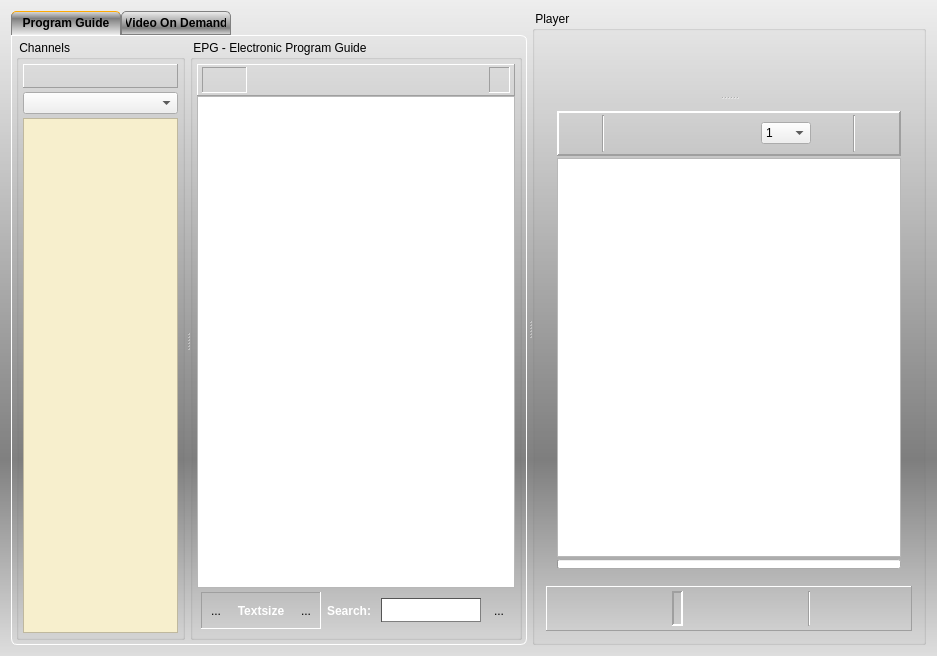
<?xml version="1.0" encoding="UTF-8"?>
<ui version="4.0">
 <class>Recorder</class>
 <widget class="QDialog" name="Recorder">
  <property name="geometry">
   <rect>
    <x>0</x>
    <y>0</y>
    <width>937</width>
    <height>656</height>
   </rect>
  </property>
  <property name="windowIcon">
   <iconset resource="../vlc-record.qrc">
    <normaloff>:/app/kartina</normaloff>:/app/kartina</iconset>
  </property>
  <property name="styleSheet">
   <string notr="true">QDialog#Recorder {
background-color: qlineargradient(spread:pad, x1:0, y1:0, x2:0, y2:1, stop:0 #eee, stop:0.7 grey, stop:1 #dedede);
}</string>
  </property>
  <property name="locale">
   <locale language="English" country="UnitedStates"/>
  </property>
  <layout class="QVBoxLayout" name="verticalLayout_4">
   <item>
    <widget class="QSplitter" name="vSplitterChanEpgPlay">
     <property name="styleSheet">
      <string notr="true">QSplitter#vSplitterChanEpgPlay::handle {
     image: url(:/png/v_split);
 }

 QSplitter#vSplitterChanEpgPlay::handle:horizontal {
     width: 5px;
 }

 QSplitter#vSplitterChanEpgPlay::handle:vertical {
     height: 5px;
 }

 QSplitter#vSplitterChanEpgPlay::handle:hover {
    image: url(:/png/v_split_hover);
 }

 QSplitter#vSplitterChanEpgPlay::handle:pressed {
    image: url(:/png/v_split_pressed);
 }
</string>
     </property>
     <property name="orientation">
      <enum>Qt::Horizontal</enum>
     </property>
     <widget class="QTabWidget" name="tabEpgVod">
      <property name="styleSheet">
       <string notr="true">QTabWidget#tabEpgVod {
  background-color: transparent;
}

QTabWidget::pane {
  background-color: transparent;
  border: 1px solid white;
  border-bottom-left-radius: 6px;
  border-bottom-right-radius: 6px;
  border-top-right-radius: 6px;
}

QTabWidget::tab-bar {
     alignment: left;
}

QTabBar::tab {
 background-color: qlineargradient(spread:pad, x1:0, y1:0, x2:0, y2:1, stop:0 #eee, stop:0.7 grey, stop:1 #dedede);
  border: 1px solid gray;
  border-top-left-radius: 5px;
  border-top-right-radius: 5px;
  min-width: 100px;
  padding: 4px;
  font: bold;
}

QTabBar::tab:selected {
  background-color: qlineargradient(spread:pad, x1:1, y1:1, x2:1, y2:0, stop:0 #eee, stop:0.7 grey, stop:1 #dedede);
  
  border-bottom-color: #eee;
  border-top-color: #fa0;
}

QTabBar::tab:hover {
  border-bottom-color: #eee;
}
</string>
      </property>
      <property name="tabPosition">
       <enum>QTabWidget::North</enum>
      </property>
      <property name="currentIndex">
       <number>0</number>
      </property>
      <widget class="QWidget" name="epgTab">
       <property name="styleSheet">
        <string notr="true"/>
       </property>
       <attribute name="title">
        <string>Program Guide</string>
       </attribute>
       <layout class="QVBoxLayout" name="verticalLayout_3">
        <property name="spacing">
         <number>6</number>
        </property>
        <property name="margin">
         <number>4</number>
        </property>
        <item>
         <widget class="QSplitter" name="vSplitterChanEpg">
          <property name="styleSheet">
           <string notr="true">QSplitter#vSplitterChanEpg::handle {
     image: url(:/png/v_split);
 }

 QSplitter#vSplitterChanEpg::handle:horizontal {
     width: 5px;
 }

 QSplitter#vSplitterChanEpg::handle:vertical {
     height: 5px;
 }

 QSplitter#vSplitterChanEpg::handle:hover {
    image: url(:/png/v_split_hover);
 }

 QSplitter#vSplitterChanEpg::handle:pressed {
    image: url(:/png/v_split_pressed);
 }
</string>
          </property>
          <property name="orientation">
           <enum>Qt::Horizontal</enum>
          </property>
          <widget class="QGroupBox" name="groupChannels">
           <property name="title">
            <string> Channels </string>
           </property>
           <layout class="QVBoxLayout" name="verticalLayout_6">
            <property name="spacing">
             <number>4</number>
            </property>
            <property name="margin">
             <number>4</number>
            </property>
            <item>
             <widget class="QFrame" name="hFrameFav">
              <property name="contextMenuPolicy">
               <enum>Qt::DefaultContextMenu</enum>
              </property>
              <property name="styleSheet">
               <string notr="true">QFrame#hFrameFav {
background-color: qlineargradient(spread:pad, x1:0, y1:0, x2:0, y2:1, stop:0 #eee, 	stop:0.7 grey, stop:1 #dedede);
};</string>
              </property>
              <property name="frameShape">
               <enum>QFrame::Panel</enum>
              </property>
              <property name="frameShadow">
               <enum>QFrame::Raised</enum>
              </property>
              <layout class="QHBoxLayout" name="hLayoutFavFrame">
               <property name="spacing">
                <number>0</number>
               </property>
               <item>
                <spacer name="hSpacerLeft">
                 <property name="orientation">
                  <enum>Qt::Horizontal</enum>
                 </property>
                 <property name="sizeHint" stdset="0">
                  <size>
                   <width>40</width>
                   <height>0</height>
                  </size>
                 </property>
                </spacer>
               </item>
               <item>
                <layout class="QGridLayout" name="gLayoutFav">
                 <property name="spacing">
                  <number>4</number>
                 </property>
                </layout>
               </item>
               <item>
                <spacer name="hlSpacerRight">
                 <property name="orientation">
                  <enum>Qt::Horizontal</enum>
                 </property>
                 <property name="sizeHint" stdset="0">
                  <size>
                   <width>40</width>
                   <height>0</height>
                  </size>
                 </property>
                </spacer>
               </item>
              </layout>
             </widget>
            </item>
            <item>
             <widget class="QComboBox" name="cbxChannelGroup">
              <property name="whatsThis">
               <string>Channel Group</string>
              </property>
             </widget>
            </item>
            <item>
             <widget class="QListView" name="channelList">
              <property name="contextMenuPolicy">
               <enum>Qt::CustomContextMenu</enum>
              </property>
              <property name="toolTip">
               <string/>
              </property>
              <property name="whatsThis">
               <string>Channel List</string>
              </property>
              <property name="styleSheet">
               <string notr="true">QListView#channelList {
show-decoration-selected: 1;
background-color: rgb(247, 239, 205);
}

QListView#channelList::item:selected {
background-color: rgb(255, 167, 26);
alternate-background-color: rgb(255, 167, 26);
}

QListView#channelList::item:hover {
background-color: rgb(255, 110, 14);
}
</string>
              </property>
              <property name="editTriggers">
               <set>QAbstractItemView::NoEditTriggers</set>
              </property>
              <property name="alternatingRowColors">
               <bool>true</bool>
              </property>
              <property name="iconSize">
               <size>
                <width>24</width>
                <height>24</height>
               </size>
              </property>
             </widget>
            </item>
           </layout>
          </widget>
          <widget class="QGroupBox" name="groupEPG">
           <property name="title">
            <string> EPG - Electronic Program Guide </string>
           </property>
           <layout class="QVBoxLayout" name="verticalLayout">
            <property name="margin">
             <number>4</number>
            </property>
            <item>
             <layout class="QVBoxLayout" name="verticalLayout_2">
              <property name="spacing">
               <number>0</number>
              </property>
              <item>
               <layout class="QHBoxLayout" name="hLayoutEpgNavi">
                <property name="spacing">
                 <number>0</number>
                </property>
               </layout>
              </item>
              <item>
               <widget class="QFrame" name="frameEpgCtrl">
                <property name="styleSheet">
                 <string notr="true">QFrame#frameEpgCtrl {
background-color: qlineargradient(spread:pad, x1:0, y1:0, x2:0, y2:1, stop:0 #eee, 	stop:0.7 grey, stop:1 #dedede);
};</string>
                </property>
                <property name="frameShape">
                 <enum>QFrame::Panel</enum>
                </property>
                <property name="frameShadow">
                 <enum>QFrame::Raised</enum>
                </property>
                <layout class="QHBoxLayout" name="horizontalLayout_5">
                 <property name="leftMargin">
                  <number>4</number>
                 </property>
                 <property name="topMargin">
                  <number>2</number>
                 </property>
                 <property name="rightMargin">
                  <number>4</number>
                 </property>
                 <property name="bottomMargin">
                  <number>2</number>
                 </property>
                 <item>
                  <widget class="QFrame" name="frameChan">
                   <property name="styleSheet">
                    <string notr="true"/>
                   </property>
                   <property name="frameShape">
                    <enum>QFrame::Panel</enum>
                   </property>
                   <property name="frameShadow">
                    <enum>QFrame::Sunken</enum>
                   </property>
                   <layout class="QHBoxLayout" name="horizontalLayout_3">
                    <property name="spacing">
                     <number>4</number>
                    </property>
                    <property name="leftMargin">
                     <number>4</number>
                    </property>
                    <property name="topMargin">
                     <number>0</number>
                    </property>
                    <property name="rightMargin">
                     <number>4</number>
                    </property>
                    <property name="bottomMargin">
                     <number>0</number>
                    </property>
                    <item>
                     <widget class="QLabel" name="labChanIcon">
                      <property name="minimumSize">
                       <size>
                        <width>24</width>
                        <height>24</height>
                       </size>
                      </property>
                      <property name="text">
                       <string/>
                      </property>
                     </widget>
                    </item>
                    <item>
                     <widget class="QLabel" name="labChanName">
                      <property name="styleSheet">
                       <string notr="true">QLabel#labChanName {
font-weight: bold;
color: white;
}</string>
                      </property>
                      <property name="text">
                       <string/>
                      </property>
                     </widget>
                    </item>
                   </layout>
                  </widget>
                 </item>
                 <item>
                  <spacer name="horizontalSpacer_2">
                   <property name="orientation">
                    <enum>Qt::Horizontal</enum>
                   </property>
                   <property name="sizeHint" stdset="0">
                    <size>
                     <width>40</width>
                     <height>20</height>
                    </size>
                   </property>
                  </spacer>
                 </item>
                 <item>
                  <widget class="QFrame" name="frameNavi">
                   <property name="frameShape">
                    <enum>QFrame::Panel</enum>
                   </property>
                   <property name="frameShadow">
                    <enum>QFrame::Sunken</enum>
                   </property>
                   <layout class="QHBoxLayout" name="horizontalLayout_4">
                    <property name="leftMargin">
                     <number>6</number>
                    </property>
                    <property name="topMargin">
                     <number>0</number>
                    </property>
                    <property name="rightMargin">
                     <number>6</number>
                    </property>
                    <property name="bottomMargin">
                     <number>0</number>
                    </property>
                    <item>
                     <widget class="QLabel" name="labCurrDay">
                      <property name="styleSheet">
                       <string notr="true">QLabel#labCurrDay {
font-weight: bold;
color: white;
}</string>
                      </property>
                      <property name="text">
                       <string/>
                      </property>
                     </widget>
                    </item>
                   </layout>
                  </widget>
                 </item>
                </layout>
               </widget>
              </item>
              <item>
               <widget class="CEpgBrowser" name="textEpg">
                <property name="styleSheet">
                 <string notr="true"/>
                </property>
                <property name="locale">
                 <locale language="English" country="UnitedStates"/>
                </property>
                <property name="frameShadow">
                 <enum>QFrame::Sunken</enum>
                </property>
                <property name="lineWidth">
                 <number>1</number>
                </property>
                <property name="openLinks">
                 <bool>false</bool>
                </property>
               </widget>
              </item>
              <item>
               <widget class="QFrame" name="frameSearch">
                <property name="minimumSize">
                 <size>
                  <width>0</width>
                  <height>45</height>
                 </size>
                </property>
                <property name="styleSheet">
                 <string notr="true">QFrame#frameSearch {
background-color: qlineargradient(spread:pad, x1:0, y1:0, x2:0, y2:1, stop:0 #ccc, 	stop:0.7 #555, stop:1 #bbb);
border-left: 1px solid #eee;
border-right: 1px solid #666;
border-bottom: 1px solid #666;
border-top: 0px;
};</string>
                </property>
                <property name="frameShape">
                 <enum>QFrame::NoFrame</enum>
                </property>
                <property name="frameShadow">
                 <enum>QFrame::Raised</enum>
                </property>
                <property name="lineWidth">
                 <number>1</number>
                </property>
                <layout class="QHBoxLayout" name="horizontalLayout_8">
                 <property name="margin">
                  <number>4</number>
                 </property>
                 <item>
                  <widget class="QFrame" name="frTextsize">
                   <property name="minimumSize">
                    <size>
                     <width>120</width>
                     <height>0</height>
                    </size>
                   </property>
                   <property name="frameShape">
                    <enum>QFrame::Panel</enum>
                   </property>
                   <property name="frameShadow">
                    <enum>QFrame::Sunken</enum>
                   </property>
                   <layout class="QHBoxLayout" name="horizontalLayout_9">
                    <property name="spacing">
                     <number>2</number>
                    </property>
                    <property name="margin">
                     <number>2</number>
                    </property>
                    <item>
                     <widget class="QToolButton" name="btnFontSmaller">
                      <property name="text">
                       <string>...</string>
                      </property>
                      <property name="icon">
                       <iconset resource="../vlc-record.qrc">
                        <normaloff>:/app/zoom-out</normaloff>:/app/zoom-out</iconset>
                      </property>
                      <property name="iconSize">
                       <size>
                        <width>16</width>
                        <height>16</height>
                       </size>
                      </property>
                      <property name="autoRaise">
                       <bool>true</bool>
                      </property>
                     </widget>
                    </item>
                    <item>
                     <widget class="QLabel" name="labTextSize">
                      <property name="styleSheet">
                       <string notr="true">QLabel#labTextSize {
font-weight: bold;
color: white;
}</string>
                      </property>
                      <property name="text">
                       <string>Textsize</string>
                      </property>
                      <property name="alignment">
                       <set>Qt::AlignCenter</set>
                      </property>
                     </widget>
                    </item>
                    <item>
                     <widget class="QToolButton" name="btnFontLarger">
                      <property name="text">
                       <string>...</string>
                      </property>
                      <property name="icon">
                       <iconset resource="../vlc-record.qrc">
                        <normaloff>:/app/zoom-in</normaloff>:/app/zoom-in</iconset>
                      </property>
                      <property name="iconSize">
                       <size>
                        <width>16</width>
                        <height>16</height>
                       </size>
                      </property>
                      <property name="autoRaise">
                       <bool>true</bool>
                      </property>
                     </widget>
                    </item>
                   </layout>
                  </widget>
                 </item>
                 <item>
                  <widget class="QLabel" name="labSearch">
                   <property name="styleSheet">
                    <string notr="true">QLabel#labSearch {
font-weight: bold;
color: white;
}</string>
                   </property>
                   <property name="text">
                    <string>Search: </string>
                   </property>
                  </widget>
                 </item>
                 <item>
                  <widget class="QLineEdit" name="lineSearch">
                   <property name="minimumSize">
                    <size>
                     <width>100</width>
                     <height>24</height>
                    </size>
                   </property>
                   <property name="styleSheet">
                    <string notr="true">QLineEdit#lineSearch {
  color: #800;   
  font: bold;
   background-image: url(:/app/search);
   background-repeat: no-repeat;
   background-position: LEFT;
   border: 1px inset;
   border-color: #555;
 }</string>
                   </property>
                  </widget>
                 </item>
                 <item>
                  <widget class="QToolButton" name="btnSearch">
                   <property name="text">
                    <string>...</string>
                   </property>
                   <property name="icon">
                    <iconset resource="../vlc-record.qrc">
                     <normaloff>:/app/find</normaloff>:/app/find</iconset>
                   </property>
                   <property name="iconSize">
                    <size>
                     <width>24</width>
                     <height>24</height>
                    </size>
                   </property>
                   <property name="autoRaise">
                    <bool>true</bool>
                   </property>
                  </widget>
                 </item>
                </layout>
               </widget>
              </item>
             </layout>
            </item>
           </layout>
          </widget>
         </widget>
        </item>
       </layout>
      </widget>
      <widget class="QWidget" name="vodTab">
       <property name="styleSheet">
        <string notr="true"/>
       </property>
       <attribute name="title">
        <string>Video On Demand</string>
       </attribute>
       <layout class="QVBoxLayout" name="verticalLayout_7">
        <property name="spacing">
         <number>6</number>
        </property>
        <property name="margin">
         <number>6</number>
        </property>
        <item>
         <layout class="QHBoxLayout" name="horizontalLayout_7" stretch="0,10,0,5,0,0,0,2,0">
          <item>
           <widget class="QLabel" name="labGenre">
            <property name="text">
             <string>Genre: </string>
            </property>
           </widget>
          </item>
          <item>
           <widget class="QComboBox" name="cbxGenre"/>
          </item>
          <item>
           <widget class="QLabel" name="label_2">
            <property name="text">
             <string>Order: </string>
            </property>
           </widget>
          </item>
          <item>
           <widget class="QComboBox" name="cbxLastOrBest"/>
          </item>
          <item>
           <spacer name="horizontalSpacer_5">
            <property name="orientation">
             <enum>Qt::Horizontal</enum>
            </property>
            <property name="sizeHint" stdset="0">
             <size>
              <width>40</width>
              <height>20</height>
             </size>
            </property>
           </spacer>
          </item>
          <item>
           <widget class="QToolButton" name="btnPrevSite">
            <property name="text">
             <string>...</string>
            </property>
            <property name="icon">
             <iconset resource="../vlc-record.qrc">
              <normaloff>:/png/back</normaloff>:/png/back</iconset>
            </property>
            <property name="autoRaise">
             <bool>true</bool>
            </property>
            <property name="arrowType">
             <enum>Qt::NoArrow</enum>
            </property>
           </widget>
          </item>
          <item>
           <widget class="QLabel" name="label">
            <property name="text">
             <string>Page: </string>
            </property>
           </widget>
          </item>
          <item>
           <widget class="QComboBox" name="cbxSites"/>
          </item>
          <item>
           <widget class="QToolButton" name="btnNextSite">
            <property name="text">
             <string>...</string>
            </property>
            <property name="icon">
             <iconset resource="../vlc-record.qrc">
              <normaloff>:/png/next</normaloff>:/png/next</iconset>
            </property>
            <property name="autoRaise">
             <bool>true</bool>
            </property>
            <property name="arrowType">
             <enum>Qt::NoArrow</enum>
            </property>
           </widget>
          </item>
         </layout>
        </item>
        <item>
         <widget class="CVodBrowser" name="vodBrowser">
          <property name="openLinks">
           <bool>false</bool>
          </property>
         </widget>
        </item>
        <item>
         <layout class="QHBoxLayout" name="horizontalLayout_6">
          <item>
           <widget class="QLabel" name="labVodSearch">
            <property name="styleSheet">
             <string notr="true">QLabel#labSearch {
font-weight: bold;
color: white;
}</string>
            </property>
            <property name="text">
             <string>Search: </string>
            </property>
           </widget>
          </item>
          <item>
           <widget class="QLineEdit" name="lineVodSearch">
            <property name="minimumSize">
             <size>
              <width>100</width>
              <height>24</height>
             </size>
            </property>
            <property name="styleSheet">
             <string notr="true">QLineEdit#lineVodSearch {
  color: #800;   
  font: bold;
   background-image: url(:/app/search);
   background-repeat: no-repeat;
   background-position: LEFT;
   border: 1px inset;
   border-color: #555;
 }</string>
            </property>
           </widget>
          </item>
          <item>
           <widget class="QToolButton" name="btnVodSearch">
            <property name="text">
             <string>...</string>
            </property>
            <property name="icon">
             <iconset resource="../vlc-record.qrc">
              <normaloff>:/app/find</normaloff>:/app/find</iconset>
            </property>
            <property name="iconSize">
             <size>
              <width>24</width>
              <height>24</height>
             </size>
            </property>
            <property name="autoRaise">
             <bool>true</bool>
            </property>
           </widget>
          </item>
         </layout>
        </item>
       </layout>
      </widget>
     </widget>
     <widget class="QGroupBox" name="groupPlayer">
      <property name="title">
       <string> Player </string>
      </property>
      <layout class="QVBoxLayout" name="verticalLayout_5">
       <item>
        <widget class="QSplitter" name="hSplitterPlayer">
         <property name="styleSheet">
          <string notr="true">QSplitter#hSplitterPlayer::handle {
   image: url(:/png/h_split);
}

QSplitter#hSplitterPlayer::handle:horizontal {
   width: 5px;
}

QSplitter#hSplitterPlayer::handle:vertical {
   height: 5px;
}

QSplitter#hSplitterPlayer::handle:hover {
   image: url(:/png/h_split_hover);
}

QSplitter#hSplitterPlayer::handle:pressed {
   image: url(:/png/h_split_pressed);
}
</string>
         </property>
         <property name="orientation">
          <enum>Qt::Vertical</enum>
         </property>
         <widget class="CPlayer" name="player" native="true"/>
         <widget class="QWidget" name="layoutWidget">
          <layout class="QVBoxLayout" name="vLayoutPlayInfo" stretch="0,80,0">
           <property name="spacing">
            <number>2</number>
           </property>
           <item>
            <widget class="QFrame" name="frameTimerInfo">
             <property name="minimumSize">
              <size>
               <width>0</width>
               <height>45</height>
              </size>
             </property>
             <property name="styleSheet">
              <string notr="true">QFrame#frameTimerInfo {
background-color: qlineargradient(spread:pad, x1:0, y1:0, x2:0, y2:1, stop:0 #ccc, 	stop:0.7 #555, stop:1 #bbb);
border-left: 1px solid #eee;
border-right: 1px solid #666;
border-bottom: 1px solid #666;
border-top: 0px;
};</string>
             </property>
             <property name="frameShape">
              <enum>QFrame::Panel</enum>
             </property>
             <property name="frameShadow">
              <enum>QFrame::Raised</enum>
             </property>
             <property name="lineWidth">
              <number>2</number>
             </property>
             <layout class="QHBoxLayout" name="horizontalLayout_2">
              <property name="spacing">
               <number>4</number>
              </property>
              <property name="leftMargin">
               <number>5</number>
              </property>
              <property name="topMargin">
               <number>2</number>
              </property>
              <property name="rightMargin">
               <number>5</number>
              </property>
              <property name="bottomMargin">
               <number>2</number>
              </property>
              <item>
               <widget class="QPushButton" name="pushLive">
                <property name="maximumSize">
                 <size>
                  <width>34</width>
                  <height>34</height>
                 </size>
                </property>
                <property name="toolTip">
                 <string>Show Live!</string>
                </property>
                <property name="text">
                 <string/>
                </property>
                <property name="icon">
                 <iconset resource="../vlc-record.qrc">
                  <normaloff>:/app/live</normaloff>:/app/live</iconset>
                </property>
                <property name="iconSize">
                 <size>
                  <width>32</width>
                  <height>32</height>
                 </size>
                </property>
                <property name="flat">
                 <bool>true</bool>
                </property>
               </widget>
              </item>
              <item>
               <widget class="Line" name="line_4">
                <property name="orientation">
                 <enum>Qt::Vertical</enum>
                </property>
               </widget>
              </item>
              <item>
               <widget class="QPushButton" name="pushPlay">
                <property name="maximumSize">
                 <size>
                  <width>34</width>
                  <height>34</height>
                 </size>
                </property>
                <property name="toolTip">
                 <string>Play selected Channel</string>
                </property>
                <property name="text">
                 <string/>
                </property>
                <property name="icon">
                 <iconset resource="../vlc-record.qrc">
                  <normaloff>:/app/play</normaloff>:/app/play</iconset>
                </property>
                <property name="iconSize">
                 <size>
                  <width>32</width>
                  <height>32</height>
                 </size>
                </property>
                <property name="autoDefault">
                 <bool>false</bool>
                </property>
                <property name="flat">
                 <bool>true</bool>
                </property>
               </widget>
              </item>
              <item>
               <widget class="QPushButton" name="pushRecord">
                <property name="maximumSize">
                 <size>
                  <width>34</width>
                  <height>34</height>
                 </size>
                </property>
                <property name="toolTip">
                 <string>Record selected Channel</string>
                </property>
                <property name="text">
                 <string/>
                </property>
                <property name="icon">
                 <iconset resource="../vlc-record.qrc">
                  <normaloff>:/app/record</normaloff>:/app/record</iconset>
                </property>
                <property name="iconSize">
                 <size>
                  <width>32</width>
                  <height>32</height>
                 </size>
                </property>
                <property name="autoDefault">
                 <bool>false</bool>
                </property>
                <property name="flat">
                 <bool>true</bool>
                </property>
               </widget>
              </item>
              <item>
               <widget class="QPushButton" name="pushStop">
                <property name="enabled">
                 <bool>false</bool>
                </property>
                <property name="minimumSize">
                 <size>
                  <width>0</width>
                  <height>0</height>
                 </size>
                </property>
                <property name="maximumSize">
                 <size>
                  <width>34</width>
                  <height>34</height>
                 </size>
                </property>
                <property name="toolTip">
                 <string>Stop VLC ...</string>
                </property>
                <property name="text">
                 <string/>
                </property>
                <property name="icon">
                 <iconset resource="../vlc-record.qrc">
                  <normaloff>:/app/stop</normaloff>:/app/stop</iconset>
                </property>
                <property name="iconSize">
                 <size>
                  <width>32</width>
                  <height>32</height>
                 </size>
                </property>
                <property name="autoDefault">
                 <bool>false</bool>
                </property>
                <property name="flat">
                 <bool>true</bool>
                </property>
               </widget>
              </item>
              <item>
               <spacer name="horizontalSpacer_4">
                <property name="orientation">
                 <enum>Qt::Horizontal</enum>
                </property>
                <property name="sizeHint" stdset="0">
                 <size>
                  <width>40</width>
                  <height>20</height>
                 </size>
                </property>
               </spacer>
              </item>
              <item>
               <widget class="QPushButton" name="pushBwd">
                <property name="enabled">
                 <bool>false</bool>
                </property>
                <property name="maximumSize">
                 <size>
                  <width>34</width>
                  <height>34</height>
                 </size>
                </property>
                <property name="toolTip">
                 <string>Jump Backward</string>
                </property>
                <property name="text">
                 <string/>
                </property>
                <property name="icon">
                 <iconset resource="../vlc-record.qrc">
                  <normaloff>:/app/bwd</normaloff>:/app/bwd</iconset>
                </property>
                <property name="iconSize">
                 <size>
                  <width>32</width>
                  <height>32</height>
                 </size>
                </property>
                <property name="flat">
                 <bool>true</bool>
                </property>
               </widget>
              </item>
              <item>
               <widget class="QComboBox" name="cbxTimeJumpVal">
                <property name="minimumSize">
                 <size>
                  <width>50</width>
                  <height>0</height>
                 </size>
                </property>
                <property name="toolTip">
                 <string>Time Jump Value in minutes</string>
                </property>
                <item>
                 <property name="text">
                  <string>1</string>
                 </property>
                </item>
                <item>
                 <property name="text">
                  <string>2</string>
                 </property>
                </item>
                <item>
                 <property name="text">
                  <string>3</string>
                 </property>
                </item>
                <item>
                 <property name="text">
                  <string>4</string>
                 </property>
                </item>
                <item>
                 <property name="text">
                  <string>5</string>
                 </property>
                </item>
                <item>
                 <property name="text">
                  <string>10</string>
                 </property>
                </item>
               </widget>
              </item>
              <item>
               <widget class="QPushButton" name="pushFwd">
                <property name="enabled">
                 <bool>false</bool>
                </property>
                <property name="maximumSize">
                 <size>
                  <width>34</width>
                  <height>34</height>
                 </size>
                </property>
                <property name="toolTip">
                 <string>Jump Forward</string>
                </property>
                <property name="text">
                 <string/>
                </property>
                <property name="icon">
                 <iconset resource="../vlc-record.qrc">
                  <normaloff>:/app/fwd</normaloff>:/app/fwd</iconset>
                </property>
                <property name="iconSize">
                 <size>
                  <width>32</width>
                  <height>32</height>
                 </size>
                </property>
                <property name="flat">
                 <bool>true</bool>
                </property>
               </widget>
              </item>
              <item>
               <widget class="Line" name="line_2">
                <property name="orientation">
                 <enum>Qt::Vertical</enum>
                </property>
               </widget>
              </item>
              <item>
               <widget class="QPushButton" name="pushTimerRec">
                <property name="maximumSize">
                 <size>
                  <width>34</width>
                  <height>34</height>
                 </size>
                </property>
                <property name="toolTip">
                 <string>Timer Record</string>
                </property>
                <property name="text">
                 <string/>
                </property>
                <property name="icon">
                 <iconset resource="../vlc-record.qrc">
                  <normaloff>:/app/timerrec</normaloff>:/app/timerrec</iconset>
                </property>
                <property name="iconSize">
                 <size>
                  <width>32</width>
                  <height>32</height>
                 </size>
                </property>
                <property name="autoDefault">
                 <bool>false</bool>
                </property>
                <property name="flat">
                 <bool>true</bool>
                </property>
               </widget>
              </item>
             </layout>
            </widget>
           </item>
           <item>
            <widget class="CEpgBrowser" name="textEpgShort">
             <property name="whatsThis">
              <string>Short EPG</string>
             </property>
            </widget>
           </item>
           <item>
            <widget class="QProgressBar" name="progressBar">
             <property name="minimumSize">
              <size>
               <width>0</width>
               <height>10</height>
              </size>
             </property>
             <property name="maximumSize">
              <size>
               <width>16777215</width>
               <height>10</height>
              </size>
             </property>
             <property name="whatsThis">
              <string>Time Progress for played programm</string>
             </property>
             <property name="value">
              <number>0</number>
             </property>
             <property name="textVisible">
              <bool>false</bool>
             </property>
            </widget>
           </item>
          </layout>
         </widget>
        </widget>
       </item>
       <item>
        <widget class="QFrame" name="frameProgBtns">
         <property name="minimumSize">
          <size>
           <width>0</width>
           <height>45</height>
          </size>
         </property>
         <property name="styleSheet">
          <string notr="true">QFrame#frameProgBtns {
background-color: qlineargradient(spread:pad, x1:0, y1:0, x2:0, y2:1, stop:0 #ccc, 	stop:0.7 #555, stop:1 #bbb);
border-left: 1px solid #eee;
border-right: 1px solid #666;
border-bottom: 1px solid #666;
border-top: 0px;
};</string>
         </property>
         <property name="frameShape">
          <enum>QFrame::Panel</enum>
         </property>
         <property name="frameShadow">
          <enum>QFrame::Raised</enum>
         </property>
         <property name="lineWidth">
          <number>1</number>
         </property>
         <layout class="QHBoxLayout" name="horizontalLayout">
          <property name="spacing">
           <number>4</number>
          </property>
          <property name="margin">
           <number>4</number>
          </property>
          <item>
           <spacer name="horizontalSpacer">
            <property name="orientation">
             <enum>Qt::Horizontal</enum>
            </property>
            <property name="sizeHint" stdset="0">
             <size>
              <width>40</width>
              <height>20</height>
             </size>
            </property>
           </spacer>
          </item>
          <item>
           <widget class="CLCDDisplay" name="labState">
            <property name="frameShape">
             <enum>QFrame::Panel</enum>
            </property>
            <property name="frameShadow">
             <enum>QFrame::Sunken</enum>
            </property>
            <property name="lineWidth">
             <number>2</number>
            </property>
            <property name="text">
             <string/>
            </property>
            <property name="pixmap">
             <pixmap resource="../lcd.qrc">:/lcd/blank</pixmap>
            </property>
            <property name="alignment">
             <set>Qt::AlignRight|Qt::AlignTrailing|Qt::AlignVCenter</set>
            </property>
           </widget>
          </item>
          <item>
           <spacer name="horizontalSpacer_3">
            <property name="orientation">
             <enum>Qt::Horizontal</enum>
            </property>
            <property name="sizeHint" stdset="0">
             <size>
              <width>40</width>
              <height>20</height>
             </size>
            </property>
           </spacer>
          </item>
          <item>
           <widget class="Line" name="line">
            <property name="orientation">
             <enum>Qt::Vertical</enum>
            </property>
           </widget>
          </item>
          <item>
           <widget class="QPushButton" name="pushSettings">
            <property name="minimumSize">
             <size>
              <width>28</width>
              <height>28</height>
             </size>
            </property>
            <property name="maximumSize">
             <size>
              <width>28</width>
              <height>28</height>
             </size>
            </property>
            <property name="toolTip">
             <string>Settings</string>
            </property>
            <property name="text">
             <string/>
            </property>
            <property name="icon">
             <iconset resource="../vlc-record.qrc">
              <normaloff>:/app/settings</normaloff>:/app/settings</iconset>
            </property>
            <property name="iconSize">
             <size>
              <width>24</width>
              <height>24</height>
             </size>
            </property>
            <property name="autoDefault">
             <bool>false</bool>
            </property>
            <property name="flat">
             <bool>true</bool>
            </property>
           </widget>
          </item>
          <item>
           <widget class="QPushButton" name="pushAbout">
            <property name="minimumSize">
             <size>
              <width>28</width>
              <height>28</height>
             </size>
            </property>
            <property name="maximumSize">
             <size>
              <width>28</width>
              <height>28</height>
             </size>
            </property>
            <property name="toolTip">
             <string>About ...</string>
            </property>
            <property name="text">
             <string/>
            </property>
            <property name="icon">
             <iconset resource="../vlc-record.qrc">
              <normaloff>:/app/info</normaloff>:/app/info</iconset>
            </property>
            <property name="iconSize">
             <size>
              <width>24</width>
              <height>24</height>
             </size>
            </property>
            <property name="autoDefault">
             <bool>false</bool>
            </property>
            <property name="flat">
             <bool>true</bool>
            </property>
           </widget>
          </item>
          <item>
           <widget class="QPushButton" name="pushQuit">
            <property name="minimumSize">
             <size>
              <width>28</width>
              <height>28</height>
             </size>
            </property>
            <property name="maximumSize">
             <size>
              <width>28</width>
              <height>28</height>
             </size>
            </property>
            <property name="toolTip">
             <string>Quit</string>
            </property>
            <property name="text">
             <string/>
            </property>
            <property name="icon">
             <iconset resource="../vlc-record.qrc">
              <normaloff>:/app/quit</normaloff>:/app/quit</iconset>
            </property>
            <property name="iconSize">
             <size>
              <width>24</width>
              <height>24</height>
             </size>
            </property>
            <property name="autoDefault">
             <bool>false</bool>
            </property>
            <property name="flat">
             <bool>true</bool>
            </property>
           </widget>
          </item>
         </layout>
        </widget>
       </item>
      </layout>
     </widget>
    </widget>
   </item>
  </layout>
 </widget>
 <layoutdefault spacing="6" margin="11"/>
 <customwidgets>
  <customwidget>
   <class>CEpgBrowser</class>
   <extends>QTextBrowser</extends>
   <header>cepgbrowser.h</header>
  </customwidget>
  <customwidget>
   <class>CLCDDisplay</class>
   <extends>QLabel</extends>
   <header>clcddisplay.h</header>
  </customwidget>
  <customwidget>
   <class>CVodBrowser</class>
   <extends>QTextBrowser</extends>
   <header>cvodbrowser.h</header>
  </customwidget>
  <customwidget>
   <class>CPlayer</class>
   <extends>QWidget</extends>
   <header>cplayer.h</header>
   <container>1</container>
  </customwidget>
 </customwidgets>
 <tabstops>
  <tabstop>cbxChannelGroup</tabstop>
  <tabstop>channelList</tabstop>
  <tabstop>textEpg</tabstop>
 </tabstops>
 <resources>
  <include location="../lcd.qrc"/>
  <include location="../vlc-record.qrc"/>
 </resources>
 <connections>
  <connection>
   <sender>pushQuit</sender>
   <signal>clicked()</signal>
   <receiver>Recorder</receiver>
   <slot>close()</slot>
   <hints>
    <hint type="sourcelabel">
     <x>912</x>
     <y>626</y>
    </hint>
    <hint type="destinationlabel">
     <x>603</x>
     <y>432</y>
    </hint>
   </hints>
  </connection>
 </connections>
</ui>
